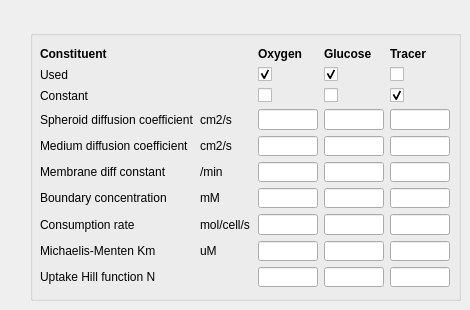
          <widget class="QWidget" name="tab_chemo">
           <property name="enabled">
            <bool>true</bool>
           </property>
           <attribute name="title">
            <string>Constituents</string>
           </attribute>
           <widget class="QGroupBox" name="groupBox_const1">
            <property name="geometry">
             <rect>
              <x>30</x>
              <y>30</y>
              <width>431</width>
              <height>271</height>
             </rect>
            </property>
            <property name="title">
             <string/>
            </property>
            <widget class="QWidget" name="gridLayoutWidget">
             <property name="geometry">
              <rect>
               <x>10</x>
               <y>17</y>
               <width>410</width>
               <height>240</height>
              </rect>
             </property>
             <layout class="QGridLayout" name="gridLayout_GLGL3">
              <item row="0" column="0">
               <widget class="QLabel" name="alabel_const">
                <property name="font">
                 <font>
                  <weight>75</weight>
                  <bold>true</bold>
                 </font>
                </property>
                <property name="text">
                 <string>Constituent</string>
                </property>
               </widget>
              </item>
              <item row="1" column="0">
               <widget class="QLabel" name="alabel_constused">
                <property name="font">
                 <font>
                  <weight>50</weight>
                  <bold>false</bold>
                 </font>
                </property>
                <property name="text">
                 <string>Used</string>
                </property>
               </widget>
              </item>
              <item row="3" column="0">
               <widget class="QMyLabel" name="label_OXYGEN_DIFF_COEF">
                <property name="font">
                 <font>
                  <weight>50</weight>
                  <bold>false</bold>
                 </font>
                </property>
                <property name="text">
                 <string>Spheroid diffusion coefficient</string>
                </property>
               </widget>
              </item>
              <item row="6" column="0">
               <widget class="QMyLabel" name="label_OXYGEN_BDRY_CONC">
                <property name="font">
                 <font>
                  <weight>50</weight>
                  <bold>false</bold>
                 </font>
                </property>
                <property name="text">
                 <string>Boundary concentration</string>
                </property>
               </widget>
              </item>
              <item row="0" column="3">
               <widget class="QLabel" name="alabel_OXYGEN">
                <property name="sizePolicy">
                 <sizepolicy hsizetype="Expanding" vsizetype="Fixed">
                  <horstretch>0</horstretch>
                  <verstretch>0</verstretch>
                 </sizepolicy>
                </property>
                <property name="minimumSize">
                 <size>
                  <width>0</width>
                  <height>0</height>
                 </size>
                </property>
                <property name="maximumSize">
                 <size>
                  <width>50</width>
                  <height>16777215</height>
                 </size>
                </property>
                <property name="font">
                 <font>
                  <weight>75</weight>
                  <bold>true</bold>
                 </font>
                </property>
                <property name="text">
                 <string>Oxygen</string>
                </property>
               </widget>
              </item>
              <item row="0" column="4">
               <widget class="QLabel" name="alabel_GLUCOSE">
                <property name="sizePolicy">
                 <sizepolicy hsizetype="Expanding" vsizetype="Fixed">
                  <horstretch>0</horstretch>
                  <verstretch>0</verstretch>
                 </sizepolicy>
                </property>
                <property name="maximumSize">
                 <size>
                  <width>50</width>
                  <height>16777215</height>
                 </size>
                </property>
                <property name="font">
                 <font>
                  <weight>75</weight>
                  <bold>true</bold>
                 </font>
                </property>
                <property name="text">
                 <string>Glucose</string>
                </property>
               </widget>
              </item>
              <item row="6" column="4">
               <widget class="QLineEdit" name="line_GLUCOSE_BDRY_CONC">
                <property name="maximumSize">
                 <size>
                  <width>60</width>
                  <height>16777215</height>
                 </size>
                </property>
                <property name="alignment">
                 <set>Qt::AlignRight|Qt::AlignTrailing|Qt::AlignVCenter</set>
                </property>
               </widget>
              </item>
              <item row="3" column="4">
               <widget class="QLineEdit" name="line_GLUCOSE_DIFF_COEF">
                <property name="maximumSize">
                 <size>
                  <width>60</width>
                  <height>16777215</height>
                 </size>
                </property>
                <property name="alignment">
                 <set>Qt::AlignRight|Qt::AlignTrailing|Qt::AlignVCenter</set>
                </property>
               </widget>
              </item>
              <item row="3" column="3">
               <widget class="QLineEdit" name="line_OXYGEN_DIFF_COEF">
                <property name="maximumSize">
                 <size>
                  <width>60</width>
                  <height>16777215</height>
                 </size>
                </property>
                <property name="alignment">
                 <set>Qt::AlignRight|Qt::AlignTrailing|Qt::AlignVCenter</set>
                </property>
               </widget>
              </item>
              <item row="6" column="3">
               <widget class="QLineEdit" name="line_OXYGEN_BDRY_CONC">
                <property name="maximumSize">
                 <size>
                  <width>60</width>
                  <height>16777215</height>
                 </size>
                </property>
                <property name="alignment">
                 <set>Qt::AlignRight|Qt::AlignTrailing|Qt::AlignVCenter</set>
                </property>
               </widget>
              </item>
              <item row="1" column="3">
               <widget class="QMyCheckBox" name="cbox_USE_OXYGEN">
                <property name="maximumSize">
                 <size>
                  <width>60</width>
                  <height>16777215</height>
                 </size>
                </property>
                <property name="text">
                 <string/>
                </property>
                <property name="checked">
                 <bool>true</bool>
                </property>
               </widget>
              </item>
              <item row="1" column="4">
               <widget class="QMyCheckBox" name="cbox_USE_GLUCOSE">
                <property name="maximumSize">
                 <size>
                  <width>60</width>
                  <height>16777215</height>
                 </size>
                </property>
                <property name="text">
                 <string/>
                </property>
                <property name="checked">
                 <bool>true</bool>
                </property>
               </widget>
              </item>
              <item row="3" column="1">
               <widget class="QLabel" name="units_diffcoef">
                <property name="text">
                 <string>cm2/s</string>
                </property>
               </widget>
              </item>
              <item row="6" column="1">
               <widget class="QLabel" name="units_bdryconc">
                <property name="text">
                 <string>mM</string>
                </property>
               </widget>
              </item>
              <item row="7" column="0">
               <widget class="QMyLabel" name="label_OXYGEN_CONSUMPTION">
                <property name="font">
                 <font>
                  <weight>50</weight>
                  <bold>false</bold>
                 </font>
                </property>
                <property name="text">
                 <string>Consumption rate</string>
                </property>
               </widget>
              </item>
              <item row="7" column="1">
               <widget class="QLabel" name="units_consumption">
                <property name="text">
                 <string>mol/cell/s</string>
                </property>
               </widget>
              </item>
              <item row="7" column="3">
               <widget class="QLineEdit" name="line_OXYGEN_CONSUMPTION">
                <property name="maximumSize">
                 <size>
                  <width>60</width>
                  <height>16777215</height>
                 </size>
                </property>
                <property name="alignment">
                 <set>Qt::AlignRight|Qt::AlignTrailing|Qt::AlignVCenter</set>
                </property>
               </widget>
              </item>
              <item row="7" column="4">
               <widget class="QLineEdit" name="line_GLUCOSE_CONSUMPTION">
                <property name="maximumSize">
                 <size>
                  <width>60</width>
                  <height>16777215</height>
                 </size>
                </property>
                <property name="alignment">
                 <set>Qt::AlignRight|Qt::AlignTrailing|Qt::AlignVCenter</set>
                </property>
               </widget>
              </item>
              <item row="8" column="0">
               <widget class="QMyLabel" name="label_OXYGEN_MM_KM">
                <property name="font">
                 <font>
                  <weight>50</weight>
                  <bold>false</bold>
                 </font>
                </property>
                <property name="text">
                 <string>Michaelis-Menten Km</string>
                </property>
               </widget>
              </item>
              <item row="8" column="1">
               <widget class="QLabel" name="units_MM_Km">
                <property name="text">
                 <string>uM</string>
                </property>
               </widget>
              </item>
              <item row="8" column="3">
               <widget class="QLineEdit" name="line_OXYGEN_MM_KM">
                <property name="maximumSize">
                 <size>
                  <width>60</width>
                  <height>16777215</height>
                 </size>
                </property>
                <property name="alignment">
                 <set>Qt::AlignRight|Qt::AlignTrailing|Qt::AlignVCenter</set>
                </property>
               </widget>
              </item>
              <item row="8" column="4">
               <widget class="QLineEdit" name="line_GLUCOSE_MM_KM">
                <property name="maximumSize">
                 <size>
                  <width>60</width>
                  <height>16777215</height>
                 </size>
                </property>
                <property name="alignment">
                 <set>Qt::AlignRight|Qt::AlignTrailing|Qt::AlignVCenter</set>
                </property>
               </widget>
              </item>
              <item row="9" column="0">
               <widget class="QMyLabel" name="label_OXYGEN_HILL_N">
                <property name="font">
                 <font>
                  <weight>50</weight>
                  <bold>false</bold>
                 </font>
                </property>
                <property name="text">
                 <string>Uptake Hill function N</string>
                </property>
               </widget>
              </item>
              <item row="9" column="3">
               <widget class="QLineEdit" name="line_OXYGEN_HILL_N">
                <property name="maximumSize">
                 <size>
                  <width>60</width>
                  <height>16777215</height>
                 </size>
                </property>
                <property name="alignment">
                 <set>Qt::AlignRight|Qt::AlignTrailing|Qt::AlignVCenter</set>
                </property>
               </widget>
              </item>
              <item row="9" column="4">
               <widget class="QLineEdit" name="line_GLUCOSE_HILL_N">
                <property name="maximumSize">
                 <size>
                  <width>60</width>
                  <height>16777215</height>
                 </size>
                </property>
                <property name="alignment">
                 <set>Qt::AlignRight|Qt::AlignTrailing|Qt::AlignVCenter</set>
                </property>
               </widget>
              </item>
              <item row="5" column="0">
               <widget class="QMyLabel" name="label_OXYGEN_CELL_DIFF">
                <property name="font">
                 <font>
                  <weight>50</weight>
                  <bold>false</bold>
                 </font>
                </property>
                <property name="text">
                 <string>Membrane diff constant</string>
                </property>
               </widget>
              </item>
              <item row="5" column="3">
               <widget class="QLineEdit" name="line_OXYGEN_CELL_DIFF">
                <property name="maximumSize">
                 <size>
                  <width>60</width>
                  <height>16777215</height>
                 </size>
                </property>
                <property name="alignment">
                 <set>Qt::AlignRight|Qt::AlignTrailing|Qt::AlignVCenter</set>
                </property>
               </widget>
              </item>
              <item row="5" column="4">
               <widget class="QLineEdit" name="line_GLUCOSE_CELL_DIFF">
                <property name="maximumSize">
                 <size>
                  <width>60</width>
                  <height>16777215</height>
                 </size>
                </property>
                <property name="alignment">
                 <set>Qt::AlignRight|Qt::AlignTrailing|Qt::AlignVCenter</set>
                </property>
               </widget>
              </item>
              <item row="4" column="3">
               <widget class="QLineEdit" name="line_OXYGEN_MEDIUM_DIFF">
                <property name="maximumSize">
                 <size>
                  <width>60</width>
                  <height>16777215</height>
                 </size>
                </property>
                <property name="alignment">
                 <set>Qt::AlignRight|Qt::AlignTrailing|Qt::AlignVCenter</set>
                </property>
               </widget>
              </item>
              <item row="4" column="4">
               <widget class="QLineEdit" name="line_GLUCOSE_MEDIUM_DIFF">
                <property name="maximumSize">
                 <size>
                  <width>60</width>
                  <height>16777215</height>
                 </size>
                </property>
                <property name="alignment">
                 <set>Qt::AlignRight|Qt::AlignTrailing|Qt::AlignVCenter</set>
                </property>
               </widget>
              </item>
              <item row="4" column="0">
               <widget class="QMyLabel" name="label_OXYGEN_MEDIUM_DIFF">
                <property name="font">
                 <font>
                  <weight>50</weight>
                  <bold>false</bold>
                 </font>
                </property>
                <property name="text">
                 <string>Medium diffusion coefficient</string>
                </property>
               </widget>
              </item>
              <item row="4" column="1">
               <widget class="QLabel" name="units_diffcoef_2">
                <property name="text">
                 <string>cm2/s</string>
                </property>
               </widget>
              </item>
              <item row="0" column="5">
               <widget class="QLabel" name="alabel_tracer">
                <property name="maximumSize">
                 <size>
                  <width>50</width>
                  <height>16777215</height>
                 </size>
                </property>
                <property name="font">
                 <font>
                  <weight>75</weight>
                  <bold>true</bold>
                 </font>
                </property>
                <property name="text">
                 <string>Tracer</string>
                </property>
               </widget>
              </item>
              <item row="1" column="5">
               <widget class="QMyCheckBox" name="cbox_USE_TRACER">
                <property name="maximumSize">
                 <size>
                  <width>60</width>
                  <height>16777215</height>
                 </size>
                </property>
                <property name="text">
                 <string/>
                </property>
                <property name="checked">
                 <bool>false</bool>
                </property>
               </widget>
              </item>
              <item row="3" column="5">
               <widget class="QLineEdit" name="line_TRACER_DIFF_COEF">
                <property name="maximumSize">
                 <size>
                  <width>60</width>
                  <height>16777215</height>
                 </size>
                </property>
                <property name="alignment">
                 <set>Qt::AlignRight|Qt::AlignTrailing|Qt::AlignVCenter</set>
                </property>
               </widget>
              </item>
              <item row="4" column="5">
               <widget class="QLineEdit" name="line_TRACER_MEDIUM_DIFF">
                <property name="maximumSize">
                 <size>
                  <width>60</width>
                  <height>16777215</height>
                 </size>
                </property>
                <property name="alignment">
                 <set>Qt::AlignRight|Qt::AlignTrailing|Qt::AlignVCenter</set>
                </property>
               </widget>
              </item>
              <item row="5" column="5">
               <widget class="QLineEdit" name="line_TRACER_CELL_DIFF">
                <property name="maximumSize">
                 <size>
                  <width>60</width>
                  <height>16777215</height>
                 </size>
                </property>
                <property name="alignment">
                 <set>Qt::AlignRight|Qt::AlignTrailing|Qt::AlignVCenter</set>
                </property>
               </widget>
              </item>
              <item row="6" column="5">
               <widget class="QLineEdit" name="line_TRACER_BDRY_CONC">
                <property name="maximumSize">
                 <size>
                  <width>60</width>
                  <height>16777215</height>
                 </size>
                </property>
                <property name="alignment">
                 <set>Qt::AlignRight|Qt::AlignTrailing|Qt::AlignVCenter</set>
                </property>
               </widget>
              </item>
              <item row="7" column="5">
               <widget class="QLineEdit" name="line_TRACER_CONSUMPTION">
                <property name="maximumSize">
                 <size>
                  <width>60</width>
                  <height>16777215</height>
                 </size>
                </property>
                <property name="alignment">
                 <set>Qt::AlignRight|Qt::AlignTrailing|Qt::AlignVCenter</set>
                </property>
               </widget>
              </item>
              <item row="8" column="5">
               <widget class="QLineEdit" name="line_TRACER_MM_KM">
                <property name="maximumSize">
                 <size>
                  <width>60</width>
                  <height>16777215</height>
                 </size>
                </property>
                <property name="alignment">
                 <set>Qt::AlignRight|Qt::AlignTrailing|Qt::AlignVCenter</set>
                </property>
               </widget>
              </item>
              <item row="9" column="5">
               <widget class="QLineEdit" name="line_TRACER_HILL_N">
                <property name="maximumSize">
                 <size>
                  <width>60</width>
                  <height>16777215</height>
                 </size>
                </property>
                <property name="alignment">
                 <set>Qt::AlignRight|Qt::AlignTrailing|Qt::AlignVCenter</set>
                </property>
               </widget>
              </item>
              <item row="2" column="0">
               <widget class="QLabel" name="alabel_constant">
                <property name="text">
                 <string>Constant</string>
                </property>
               </widget>
              </item>
              <item row="2" column="5">
               <widget class="QMyCheckBox" name="cbox_TRACER_CONSTANT">
                <property name="text">
                 <string/>
                </property>
                <property name="checked">
                 <bool>true</bool>
                </property>
               </widget>
              </item>
              <item row="2" column="4">
               <widget class="QMyCheckBox" name="cbox_GLUCOSE_CONSTANT">
                <property name="text">
                 <string/>
                </property>
               </widget>
              </item>
              <item row="2" column="3">
               <widget class="QMyCheckBox" name="cbox_OXYGEN_CONSTANT">
                <property name="text">
                 <string/>
                </property>
               </widget>
              </item>
              <item row="5" column="1">
               <widget class="QLabel" name="units_O2_membrane_diff">
                <property name="text">
                 <string>/min</string>
                </property>
               </widget>
              </item>
             </layout>
            </widget>
           </widget>
          </widget>
